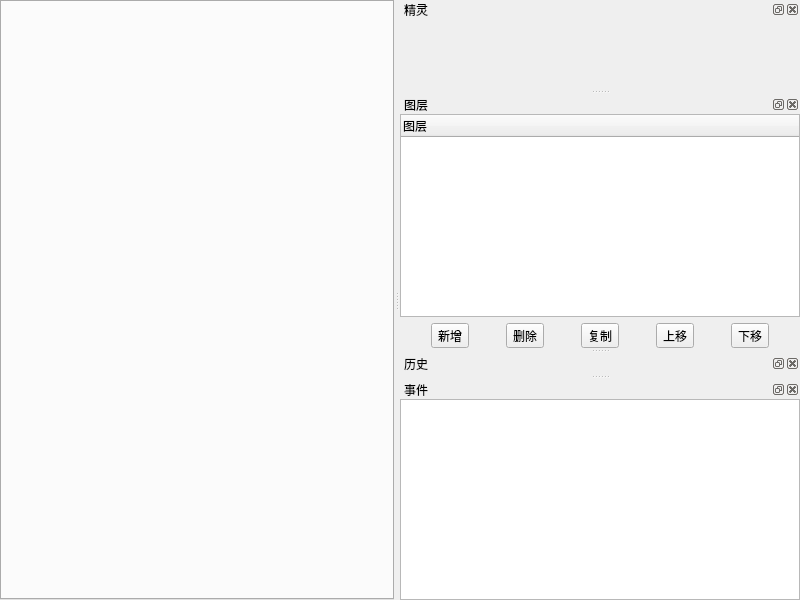
<?xml version="1.0" encoding="UTF-8"?>
<ui version="4.0">
 <class>MapWindow</class>
 <widget class="QMainWindow" name="MapWindow">
  <property name="geometry">
   <rect>
    <x>0</x>
    <y>0</y>
    <width>800</width>
    <height>600</height>
   </rect>
  </property>
  <property name="windowTitle">
   <string>地图编辑</string>
  </property>
  <widget class="QWidget" name="centralwidget">
   <layout class="QGridLayout" name="gridLayout">
    <property name="margin">
     <number>0</number>
    </property>
    <item row="0" column="0">
     <widget class="QTabWidget" name="tabMap">
      <property name="elideMode">
       <enum>Qt::ElideRight</enum>
      </property>
      <property name="tabsClosable">
       <bool>true</bool>
      </property>
      <property name="movable">
       <bool>false</bool>
      </property>
     </widget>
    </item>
   </layout>
  </widget>
  <widget class="QDockWidget" name="dwSprites">
   <property name="minimumSize">
    <size>
     <width>400</width>
     <height>85</height>
    </size>
   </property>
   <property name="baseSize">
    <size>
     <width>300</width>
     <height>0</height>
    </size>
   </property>
   <property name="accessibleName">
    <string>精灵</string>
   </property>
   <property name="windowTitle">
    <string>精灵</string>
   </property>
   <attribute name="dockWidgetArea">
    <number>2</number>
   </attribute>
   <widget class="QWidget" name="dwSpritesContent">
    <layout class="QGridLayout" name="gridLayout_2">
     <property name="margin">
      <number>0</number>
     </property>
     <item row="0" column="0">
      <widget class="QTabWidget" name="tabWMapSprite">
       <property name="currentIndex">
        <number>-1</number>
       </property>
       <property name="documentMode">
        <bool>true</bool>
       </property>
       <property name="tabsClosable">
        <bool>true</bool>
       </property>
      </widget>
     </item>
    </layout>
   </widget>
  </widget>
  <widget class="QDockWidget" name="dwLayers">
   <property name="windowTitle">
    <string>图层</string>
   </property>
   <attribute name="dockWidgetArea">
    <number>2</number>
   </attribute>
   <widget class="QWidget" name="dwLayersContent">
    <layout class="QVBoxLayout" name="verticalLayout">
     <property name="margin">
      <number>0</number>
     </property>
     <item>
      <widget class="QTreeWidget" name="tWLayers">
       <property name="editTriggers">
        <set>QAbstractItemView::DoubleClicked|QAbstractItemView::EditKeyPressed|QAbstractItemView::SelectedClicked</set>
       </property>
       <column>
        <property name="text">
         <string>图层</string>
        </property>
       </column>
      </widget>
     </item>
     <item>
      <layout class="QHBoxLayout" name="horizontalLayout">
       <item>
        <widget class="QToolButton" name="btnAddLayer">
         <property name="text">
          <string>新增</string>
         </property>
        </widget>
       </item>
       <item>
        <widget class="QToolButton" name="btnDelLayer">
         <property name="text">
          <string>删除</string>
         </property>
        </widget>
       </item>
       <item>
        <widget class="QToolButton" name="btnCopyLayer">
         <property name="text">
          <string>复制</string>
         </property>
        </widget>
       </item>
       <item>
        <widget class="QToolButton" name="btnUpLayer">
         <property name="text">
          <string>上移</string>
         </property>
        </widget>
       </item>
       <item>
        <widget class="QToolButton" name="btnDownLayer">
         <property name="text">
          <string>下移</string>
         </property>
        </widget>
       </item>
      </layout>
     </item>
    </layout>
   </widget>
  </widget>
  <widget class="QDockWidget" name="dwHistory">
   <property name="windowTitle">
    <string>历史</string>
   </property>
   <attribute name="dockWidgetArea">
    <number>2</number>
   </attribute>
   <widget class="QWidget" name="dwHistoryContent"/>
  </widget>
  <widget class="QDockWidget" name="dwEvent">
   <property name="windowTitle">
    <string>事件</string>
   </property>
   <attribute name="dockWidgetArea">
    <number>2</number>
   </attribute>
   <widget class="QWidget" name="dockWidgetContents">
    <layout class="QGridLayout" name="gridLayout_3">
     <property name="margin">
      <number>0</number>
     </property>
     <property name="spacing">
      <number>0</number>
     </property>
     <item row="0" column="0">
      <widget class="QListWidget" name="listWEvent"/>
     </item>
    </layout>
   </widget>
  </widget>
 </widget>
 <resources/>
 <connections/>
</ui>
